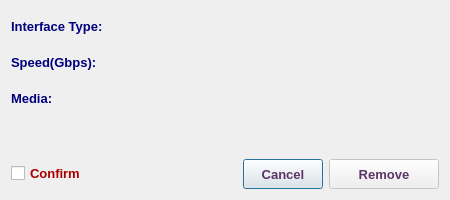
<?xml version="1.0" encoding="UTF-8"?>
<ui version="4.0">
 <class>RemoveInterfaceTypeDialog</class>
 <widget class="QDialog" name="RemoveInterfaceTypeDialog">
  <property name="geometry">
   <rect>
    <x>0</x>
    <y>0</y>
    <width>450</width>
    <height>200</height>
   </rect>
  </property>
  <property name="minimumSize">
   <size>
    <width>450</width>
    <height>200</height>
   </size>
  </property>
  <property name="maximumSize">
   <size>
    <width>451</width>
    <height>201</height>
   </size>
  </property>
  <property name="font">
   <font>
    <family>Tahoma</family>
    <pointsize>10</pointsize>
   </font>
  </property>
  <property name="windowTitle">
   <string>Remove Interface Type</string>
  </property>
  <property name="windowIcon">
   <iconset resource="../../../../image.qrc">
    <normaloff>:/Image/remove.png</normaloff>:/Image/remove.png</iconset>
  </property>
  <layout class="QVBoxLayout" name="verticalLayout">
   <item>
    <layout class="QHBoxLayout" name="horizontalLayout_2">
     <item>
      <widget class="QLabel" name="label_2">
       <property name="minimumSize">
        <size>
         <width>150</width>
         <height>30</height>
        </size>
       </property>
       <property name="maximumSize">
        <size>
         <width>150</width>
         <height>30</height>
        </size>
       </property>
       <property name="font">
        <font>
         <family>Tahoma</family>
         <pointsize>10</pointsize>
         <weight>75</weight>
         <bold>true</bold>
        </font>
       </property>
       <property name="styleSheet">
        <string notr="true">color: rgb(0, 0, 127);</string>
       </property>
       <property name="text">
        <string>Interface Type:</string>
       </property>
      </widget>
     </item>
     <item>
      <widget class="QLabel" name="intTypeLE">
       <property name="sizePolicy">
        <sizepolicy hsizetype="Expanding" vsizetype="Preferred">
         <horstretch>0</horstretch>
         <verstretch>0</verstretch>
        </sizepolicy>
       </property>
       <property name="minimumSize">
        <size>
         <width>200</width>
         <height>30</height>
        </size>
       </property>
       <property name="maximumSize">
        <size>
         <width>5000</width>
         <height>30</height>
        </size>
       </property>
       <property name="font">
        <font>
         <family>Tahoma</family>
         <pointsize>10</pointsize>
         <weight>75</weight>
         <bold>true</bold>
        </font>
       </property>
       <property name="styleSheet">
        <string notr="true">color: rgb(85, 0, 127);</string>
       </property>
       <property name="text">
        <string/>
       </property>
       <property name="wordWrap">
        <bool>true</bool>
       </property>
      </widget>
     </item>
    </layout>
   </item>
   <item>
    <layout class="QHBoxLayout" name="horizontalLayout_3">
     <item>
      <widget class="QLabel" name="label_3">
       <property name="minimumSize">
        <size>
         <width>150</width>
         <height>30</height>
        </size>
       </property>
       <property name="maximumSize">
        <size>
         <width>150</width>
         <height>30</height>
        </size>
       </property>
       <property name="font">
        <font>
         <family>Tahoma</family>
         <pointsize>10</pointsize>
         <weight>75</weight>
         <bold>true</bold>
        </font>
       </property>
       <property name="styleSheet">
        <string notr="true">color: rgb(0, 0, 127);</string>
       </property>
       <property name="text">
        <string>Speed(Gbps):</string>
       </property>
      </widget>
     </item>
     <item>
      <widget class="QLabel" name="speedLE">
       <property name="sizePolicy">
        <sizepolicy hsizetype="Expanding" vsizetype="Preferred">
         <horstretch>0</horstretch>
         <verstretch>0</verstretch>
        </sizepolicy>
       </property>
       <property name="minimumSize">
        <size>
         <width>200</width>
         <height>30</height>
        </size>
       </property>
       <property name="maximumSize">
        <size>
         <width>5000</width>
         <height>30</height>
        </size>
       </property>
       <property name="font">
        <font>
         <family>Tahoma</family>
         <pointsize>10</pointsize>
         <weight>75</weight>
         <bold>true</bold>
        </font>
       </property>
       <property name="styleSheet">
        <string notr="true">color: rgb(85, 0, 127);</string>
       </property>
       <property name="text">
        <string/>
       </property>
       <property name="wordWrap">
        <bool>true</bool>
       </property>
      </widget>
     </item>
    </layout>
   </item>
   <item>
    <layout class="QHBoxLayout" name="horizontalLayout_4">
     <item>
      <widget class="QLabel" name="label_4">
       <property name="minimumSize">
        <size>
         <width>150</width>
         <height>30</height>
        </size>
       </property>
       <property name="maximumSize">
        <size>
         <width>150</width>
         <height>30</height>
        </size>
       </property>
       <property name="font">
        <font>
         <family>Tahoma</family>
         <pointsize>10</pointsize>
         <weight>75</weight>
         <bold>true</bold>
        </font>
       </property>
       <property name="styleSheet">
        <string notr="true">color: rgb(0, 0, 127);</string>
       </property>
       <property name="text">
        <string>Media:</string>
       </property>
      </widget>
     </item>
     <item>
      <widget class="QLabel" name="mediaLE">
       <property name="sizePolicy">
        <sizepolicy hsizetype="Expanding" vsizetype="Preferred">
         <horstretch>0</horstretch>
         <verstretch>0</verstretch>
        </sizepolicy>
       </property>
       <property name="minimumSize">
        <size>
         <width>200</width>
         <height>30</height>
        </size>
       </property>
       <property name="maximumSize">
        <size>
         <width>5000</width>
         <height>30</height>
        </size>
       </property>
       <property name="font">
        <font>
         <family>Tahoma</family>
         <pointsize>10</pointsize>
         <weight>75</weight>
         <bold>true</bold>
        </font>
       </property>
       <property name="styleSheet">
        <string notr="true">color: rgb(85, 0, 127);</string>
       </property>
       <property name="text">
        <string/>
       </property>
       <property name="wordWrap">
        <bool>true</bool>
       </property>
      </widget>
     </item>
    </layout>
   </item>
   <item>
    <spacer name="verticalSpacer">
     <property name="font">
      <font>
       <family>Tahoma</family>
       <pointsize>10</pointsize>
      </font>
     </property>
     <property name="orientation">
      <enum>Qt::Vertical</enum>
     </property>
     <property name="sizeHint" stdset="0">
      <size>
       <width>20</width>
       <height>180</height>
      </size>
     </property>
    </spacer>
   </item>
   <item>
    <layout class="QHBoxLayout" name="horizontalLayout">
     <item>
      <widget class="QCheckBox" name="checkBox">
       <property name="font">
        <font>
         <family>Tahoma</family>
         <pointsize>10</pointsize>
         <weight>75</weight>
         <bold>true</bold>
        </font>
       </property>
       <property name="styleSheet">
        <string notr="true">color: rgb(170, 0, 0);</string>
       </property>
       <property name="text">
        <string>Confirm</string>
       </property>
      </widget>
     </item>
     <item>
      <spacer name="horizontalSpacer">
       <property name="font">
        <font>
         <family>Tahoma</family>
         <pointsize>10</pointsize>
        </font>
       </property>
       <property name="orientation">
        <enum>Qt::Horizontal</enum>
       </property>
       <property name="sizeHint" stdset="0">
        <size>
         <width>40</width>
         <height>20</height>
        </size>
       </property>
      </spacer>
     </item>
     <item>
      <widget class="QPushButton" name="CancelBtn">
       <property name="sizePolicy">
        <sizepolicy hsizetype="Preferred" vsizetype="Preferred">
         <horstretch>0</horstretch>
         <verstretch>0</verstretch>
        </sizepolicy>
       </property>
       <property name="minimumSize">
        <size>
         <width>0</width>
         <height>30</height>
        </size>
       </property>
       <property name="maximumSize">
        <size>
         <width>200</width>
         <height>30</height>
        </size>
       </property>
       <property name="font">
        <font>
         <family>Tahoma</family>
         <pointsize>10</pointsize>
         <weight>75</weight>
         <bold>true</bold>
        </font>
       </property>
       <property name="styleSheet">
        <string notr="true">color: rgb(92, 53, 102);</string>
       </property>
       <property name="text">
        <string>Cancel</string>
       </property>
      </widget>
     </item>
     <item>
      <widget class="QPushButton" name="okBtn">
       <property name="enabled">
        <bool>false</bool>
       </property>
       <property name="sizePolicy">
        <sizepolicy hsizetype="Preferred" vsizetype="Preferred">
         <horstretch>0</horstretch>
         <verstretch>0</verstretch>
        </sizepolicy>
       </property>
       <property name="minimumSize">
        <size>
         <width>110</width>
         <height>30</height>
        </size>
       </property>
       <property name="maximumSize">
        <size>
         <width>200</width>
         <height>30</height>
        </size>
       </property>
       <property name="font">
        <font>
         <family>Tahoma</family>
         <pointsize>10</pointsize>
         <weight>75</weight>
         <bold>true</bold>
        </font>
       </property>
       <property name="styleSheet">
        <string notr="true">color: rgb(92, 53, 102);</string>
       </property>
       <property name="text">
        <string>Remove</string>
       </property>
       <property name="icon">
        <iconset resource="../../../../image.qrc">
         <normaloff>:/Image/remove.png</normaloff>:/Image/remove.png</iconset>
       </property>
       <property name="iconSize">
        <size>
         <width>20</width>
         <height>20</height>
        </size>
       </property>
      </widget>
     </item>
    </layout>
   </item>
  </layout>
 </widget>
 <tabstops>
  <tabstop>checkBox</tabstop>
  <tabstop>okBtn</tabstop>
  <tabstop>CancelBtn</tabstop>
 </tabstops>
 <resources>
  <include location="../../../../image.qrc"/>
 </resources>
 <connections/>
</ui>
